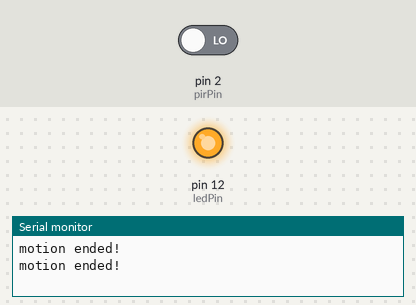
Simulated run of this sketch. Board: Arduino Uno, built with avr-gcc and run on an emulated ATmega328P. Parts: output pins drawn as LEDs (lit = HIGH), the last lines printed to the serial monitor. The inputs (shaded band) are chosen by the test bench; at power-on: pin 2 (pirPin) LOW.

Above: at 2.8 s.
2.9 s: pin 2 (pirPin) driven HIGH
At 4.3 s:
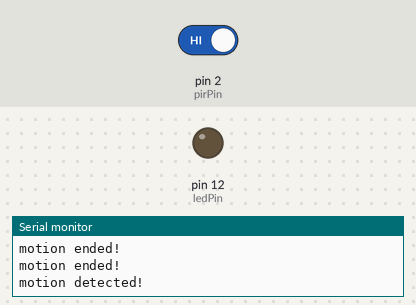
5.5 s: pin 2 (pirPin) driven LOW
At 7.1 s:
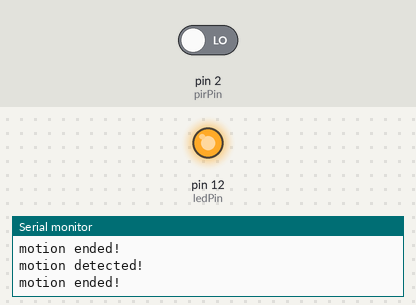
Timing chart, 0 to 8.6 s (numbered marks = the images above; inputs shaded):
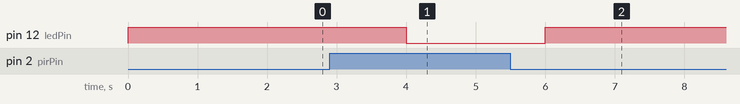

The sketch:

pir.ino
```cpp
/* INTRUDER DETECTION USING PIR SENSOR */

//the time we give the sensor to calibrate (10-60 secs according to the datasheet)
int calibrationTime = 15;
int pirPin = 2;    //the digital pin connected to the PIR sensor's output
int ledPin = 12;

void setup(){
  Serial.begin(9600);
  pinMode(pirPin, INPUT);
  pinMode(ledPin, OUTPUT);
  digitalWrite(pirPin, LOW);

  /*give the sensor some time to calibrate
//  Serial.print("calibrating sensor ");
   // for(int i = 0; i < calibrationTime; i++){
  //    Serial.print(".");
      delay(1000);
      }
    Serial.println(" done");
    Serial.println("SENSOR ACTIVE");
    delay(2000);*/
  }

void loop(){

     if(digitalRead(pirPin) == HIGH){
                                                                                                                                                                                                                                                                                                                                                                                                                                                                                                                                                                                                                                                                                                                                                                                                                                                                                                                                                                                                                                                                                                                                                                                                                                                                                                                                                                                                                                                                                                                                                                                                                                                                                                                                                                                                                                                                                                                                                                                                                                                                                                                                                                                                                                                                                                                                                                                                                                                                                                                                                                                                                                                                                                                                                                                                                                                                                                                                                                                                                                                                                                                                                                                                                              digitalWrite(ledPin, LOW);   //the led visualizes the sensors output pin state
       Serial.println("motion detected! ");
       delay(2000);
         }
    else if(digitalRead(pirPin) == LOW){
       digitalWrite(ledPin, HIGH);  //the led visualizes the sensors output pin state
       Serial.println("motion ended!");      //output
       delay(2000);
      }
       else {
         Serial.println("Sensor Fault");
  }
}
```

Measured:
- after the input at 2.9 s, pin 12 (ledPin): HIGH → LOW after 1.1 s
- after the input at 5.5 s, pin 12 (ledPin): LOW → HIGH after 0.50 s
